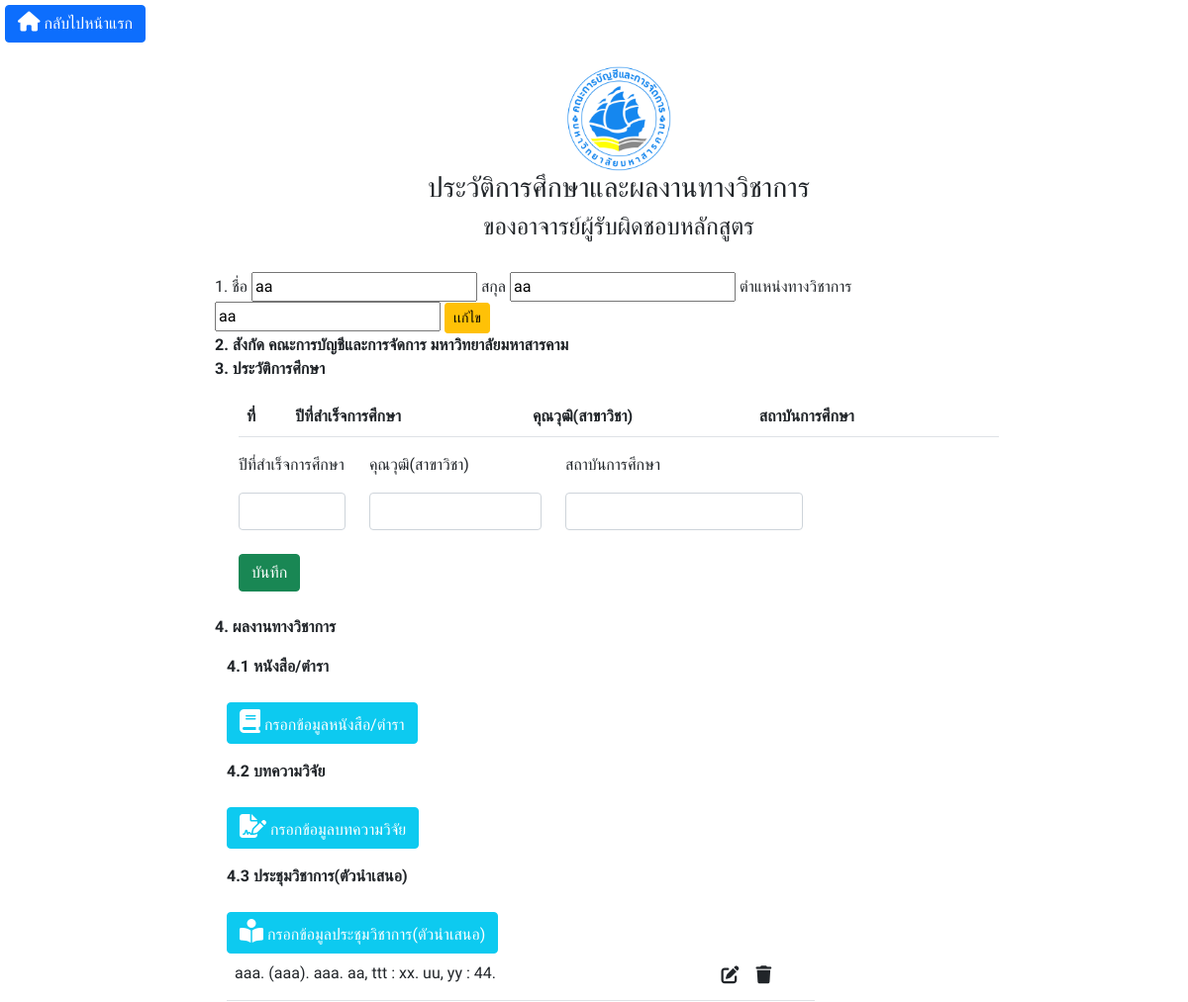
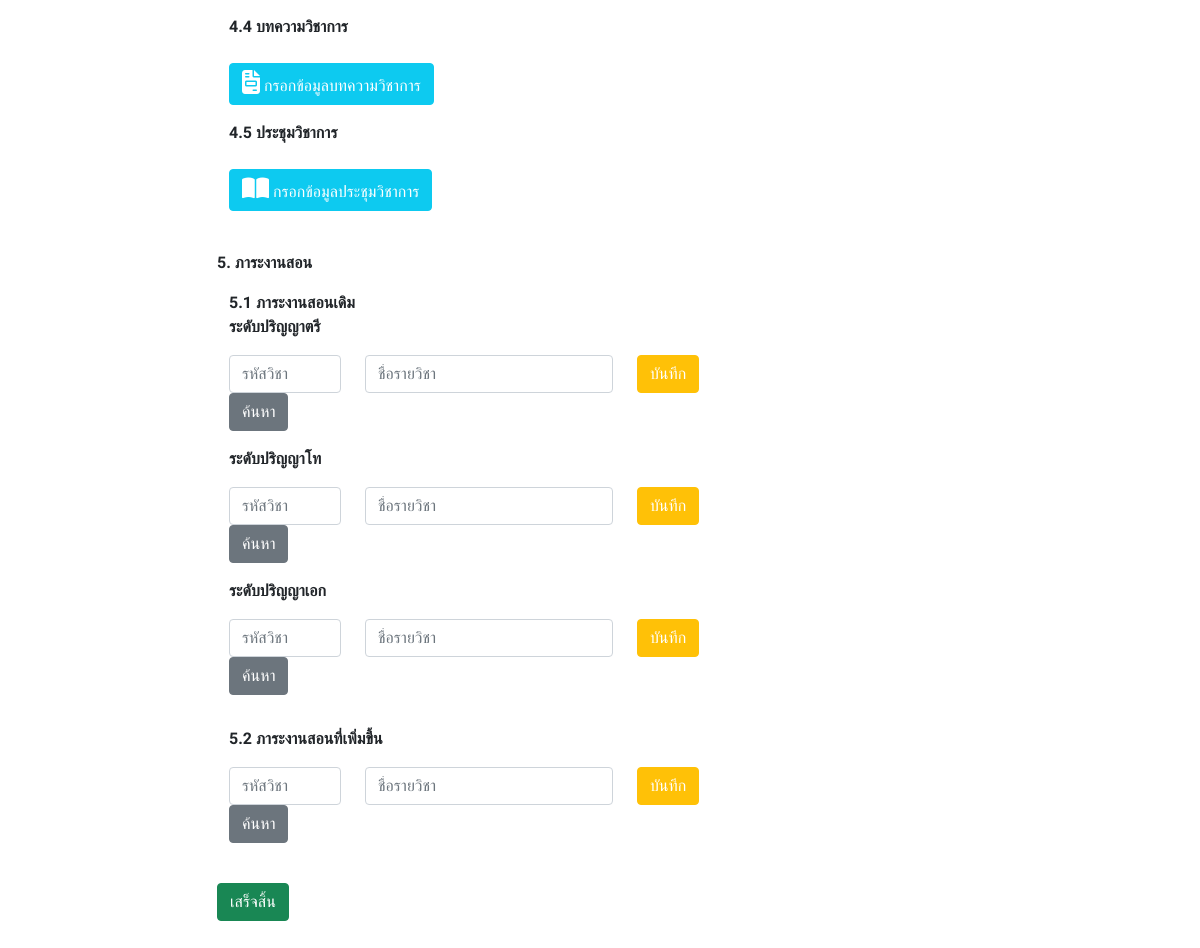
Screenshot of /form.php?lec_id=15 with the database file from the repository (2 pictures, top to bottom).
### tables this page shows
CREATE TABLE `lecturer` (
  `lec_id` int(8) NOT NULL,
  `fname` varchar(100) NOT NULL,
  `lname` varchar(100) NOT NULL,
  `position` varchar(100) NOT NULL
);

CREATE TABLE `presenter` (
  `p_id` int(11) NOT NULL,
  `Pautor` varchar(100) NOT NULL,
  `Pyear` varchar(100) NOT NULL,
  `Ptite` varchar(100) NOT NULL,
  `Pditor` varchar(100) NOT NULL,
  `Ptopic` varchar(100) NOT NULL,
  `Pdate` varchar(100) NOT NULL,
  `Plocation` varchar(100) NOT NULL,
  `Ppublisher` varchar(100) NOT NULL,
  `Ppage` varchar(100) NOT NULL,
  `lec_id` int(11) NOT NULL
);

### SelectAll.php (called while the page is built, shortened)
<?php
if(isset($_GET["lec_id"])){
                include_once("api/config/connect_db_1.php");
                $lec_id = $_GET["lec_id"];
                $sql = "SELECT * FROM lecturer WHERE lec_id=$lec_id";
                $sql_pre = "SELECT * FROM presenter JOIN lecturer lec USING (lec_id)
                             WHERE presenter.lec_id = $lec_id";
                $result = mysqli_query($conn, $sql);
                $result_pre = mysqli_query($conn, $sql_pre);
                $data = mysqli_fetch_assoc($result);
?>
<?php
}else{
    echo "<div></div>";
}
?>

### form.php (the view, shortened to what this page needs)
<?php
include_once "./SelectAll.php";
?>
<!DOCTYPE html>
<html lang="en">
<head>
    <link href="https://cdn.jsdelivr.net/npm/bootstrap@5.1.3/dist/css/bootstrap.min.css" rel="stylesheet">
    <link rel="stylesheet" href="https://use.fontawesome.com/releases/v5.7.0/css/all.css"
>
    <link rel="stylesheet" href="https://cdnjs.cloudflare.com/ajax/libs/font-awesome/4.7.0/css/font-awesome.min.css">
</head>
<body>
    <div id="app">
        <a href="data.php" class="btn btn-primary" style="color:white"><i class='fas fa-home'
                style='font-size:20px'></i>
            กลับไปหน้าแรก</a>
        <div class="a">
            <div class="container mt-4">
                <div class="text-center mb-2">
                    <img src="./images/mbs.png" class="d-print-none" alt="Norther Lights" style="width:13%"><br
                        class="d-print-none">
                    <h3>ประวัติการศึกษาและผลงานทางวิชาการ </h3>
                    <h4>ของอาจารย์ผู้รับผิดชอบหลักสูตร</h4>
                </div> <br>
                <form action="edit_lecturer.php" method="POST">
                    <label for="fname">1. ชื่อ</label>
                    <input type="text" name="name" value="<?php echo $data["fname"]; ?>">
                    <label for="lname">สกุล</label>
                    <input type="text" name="last" value="<?= $data["lname"] ?>">
                    <label for="position">ตำแหน่งทางวิชาการ</label>
                    <input type="text" name="position" value="<?= $data["position"];?>">
                    <div class="btn-group btn-group-sm">
                        <button class="btn btn-warning" name="submit_edit_lecturer" value="submit_edit_lecturer"
                            type="submit">
                            เเก้ไข
                        </button>
                    </div>
                </form>
                <b> 2. สังกัด คณะการบัญชีและการจัดการ มหาวิทยาลัยมหาสารคาม</b><br>
                <b>3. ประวัติการศึกษา</b>
                <div class="container mt-3">
                    <div class="container mt-3">
                        <table class="table">
                            <thead>
                                <tr>
                                    <th>ที่</th>
                                    <th>ปีที่สำเร็จการศึกษา</th>
                                    <th>คุณวุฒิ(สาขาวิชา)</th>
                                    <th>สถาบันการศึกษา</th>
                                    <th></th>
                                </tr>
                            </thead>
                        </table>
                        <div class="row">
                            <form method="post" action="./insert_education.php">
                                <div class="row">
                                    <div class="col-md-2">
                                        <p>ปีที่สำเร็จการศึกษา</p>
                                        <input type="text" class="form-control" placeholder="" name="Tb_year">
                                    </div>
                                    <div class="col-md-3">
                                        <p>คุณวุฒิ(สาขาวิชา)</p>
                                        <input type="text" class="form-control" placeholder="" name="Tb_educat">
                                    </div>
                                    <div class="col-md-4">
                                        <p>สถาบันการศึกษา</p>
                                        <input type="text" class="form-control" placeholder="" name="Tb_titute">
                                            name="lec_id"><br>
                                    </div><br>
                                    <div class="">
                                        <button type="submit" class="btn btn-success"
                                            name="submitHistory">บันทึก</button>
                                    </div>
                                </div>
                            </form>
                        </div>
                    </div>
                </div>
                 <br>
                <b> 4. ผลงานทางวิชาการ </b>
                <div class="container mt-3">
                    <b>4.1 หนังสือ/ตำรา</b><br><br>
                    <button type="button" class="btn btn-info text-white" data-bs-toggle="modal"
                        data-bs-target="#myModal1">
                        <i class="fa fa-book" style="font-size:24px"></i> กรอกข้อมูลหนังสือ/ตำรา
                    </button>
                    <br>
                </div>
                <div class="container mt-3">
                    <b>4.2 บทความวิจัย </b><br><br>
                    <button type="button" class="btn btn-info text-white" data-bs-toggle="modal"
                        data-bs-target="#myModal2">
                        <i class='fas fa-file-signature' style='font-size:24px'></i> กรอกข้อมูลบทความวิจัย
                    </button>
                    <br>
                </div>
                <div class="container mt-3">
                    <b>4.3 ประชุมวิชาการ(ตัวนำเสนอ) </b><br><br>
                    <button type="button" class="btn btn-info text-white" data-bs-toggle="modal"
                        data-bs-target="#myModal3">
                        <i class='fas fa-book-reader' style='font-size:24px'></i> กรอกข้อมูลประชุมวิชาการ(ตัวนำเสนอ)
                    </button><br>
                    <table class="table" style="width: 75%;">
                        <?php
                while ($row = mysqli_fetch_assoc($result_pre)) {
                 ?>
                        <tr>
                            <td><?php  echo "" .$row["Pautor"] .  ". ",
                     "(" .$row["Pyear"] .  "). ",
                     "" .$row["Ptite"] .  ". ",
                     "" .$row["Pditor"] .  ", ",
                     "" .$row["Ptopic"] .  " : ",
                     "" .$row["Pdate"] .  ". ",
                     "" .$row["Plocation"] .  ", ",
                     "" .$row["Ppublisher"] .  " : ",
                     "" .$row["Ppage"] .  ".  <br>"; ?></td>
                            <td class="text-center">
                                <div class="btn-group btn-group-sm">
                                    <button class="btn" data-bs-toggle="modal"
                                        data-bs-target="#exampleModal3<?php echo $row["p_id"]; ?>">
                                        <i class="fas fa-edit" style="font-size:18px;"> </i>
                                    </button>
                                    <a class="btn"
                                        href="form.php?deletePreConfirm=req&p_id=<?php echo $row["p_id"]; ?>&lec_id=<?=$lec_id?>">
                                        <i class="fas fa-trash" style="font-size:18px;"> </i>
                                    </a>
                                </div>
                            </td>
                        </tr>
                        <?php
                }
                 ?>
                    </table>
                </div>
                <div class="container mt-3">
                    <b>4.4 บทความวิชาการ </b><br><br>
                    <button type="button" class="btn btn-info text-white" data-bs-toggle="modal"
                        data-bs-target="#myModal4">
                        <i class='fas fa-file-invoice' style='font-size:24px'></i> กรอกข้อมูลบทความวิชาการ
                    </button><br>
                </div>
                <div class="container mt-3">
                    <b>4.5 ประชุมวิชาการ </b><br><br>
                    <button type="button" class="btn btn-info text-white" data-bs-toggle="modal"
                        data-bs-target="#myModal5">
                        <i class='fas fa-book-open' style='font-size:24px'></i> กรอกข้อมูลประชุมวิชาการ
                    </button><br>
                </div>
                <br>
                <b>5. ภาระงานสอน</b>
                <div class="container mt-3">
                    <b>5.1 ภาระงานสอนเดิม</b><br>
                    <b>ระดับปริญญาตรี</b>
                    <form method="post" action="./insert_bachelor.php">
                        <div class="row mt-3">
                            <div class="col-md-2">
                                <input type="text" class="form-control" v-model.trim="search_course_1"
                                    placeholder="รหัสวิชา" name="bach_code">
                                <button type="button" @click="searchCourseFunc_1" name=""
                                    class="btn btn-secondary text-white" id="..">
                                    ค้นหา
                                </button>
                            </div>
                            <div class="col-md-4">
                                <input type="text" class="form-control" v-model.trim="course_input_1"
                                    placeholder="ชื่อรายวิชา" name="bach_name">
                            </div>
                            <div class="col-md-2">
                                <button type="submit" name="submitBachelor" class="btn btn-warning text-white"
                                    id="btn1">
                                    บันทึก
                                </button>
                            </div>
                        </div>
                    </form>
                    <b>ระดับปริญญาโท</b>
                    <form method="post" action="./insert_master1.php">
                        <div class="row mt-3">
                            <div class="col-md-2">
                                <input type="text" class="form-control" v-model.trim="search_course_2"
                                    placeholder="รหัสวิชา" name="mast_code">
                                <button type="button" @click="searchCourseFunc_2" class="btn btn-secondary text-white"
                                    id="btn1">
                                    ค้นหา
                                </button>
                            </div>
                            <div class="col-md-4">
                                <input type="text" class="form-control" v-model.trim="course_input_2"
                                    placeholder="ชื่อรายวิชา" name="mast_name">
                            </div>
                            <div class="col-md-2">
                                <button type="submit" name="submitMaster1" class="btn btn-warning text-white" id="btn1">
                                    บันทึก
                                </button>
                            </div>
                        </div>
                    </form>
                    <b>ระดับปริญญาเอก</b>
                    <form method="post" action="./insert_doctorate.php">
                        <div class="row mt-3">
                            <div class="col-md-2 mb-3">
                                <input type="text" class="form-control" v-model.trim="search_course_3"
                                    placeholder="รหัสวิชา" name="doc_code">
                                <button type="button" @click="searchCourseFunc_3" name="...."
                                    class="btn btn-secondary text-white" id="btn1">
                                    ค้นหา
                                </button>
                            </div>
                            <div class="col-md-4">
                                <input type="text" class="form-control" v-model.trim="course_input_3"
                                    placeholder="ชื่อรายวิชา" name="doc_name">
                            </div>
                            <div class="col-md-2">
                                <button type="submit" name="submitDoctorate" class="btn btn-warning text-white"
                                    id="btn1">
                                    บันทึก
                                </button>
                            </div>
                        </div>
                    </form>
                    <b>5.2 ภาระงานสอนที่เพิ่มขึ้น</b>
                    <form method="post" action="./insert_teachmore.php">
                        <div class="row mt-3">
                            <div class="col-md-2">
                                <input type="text" class="form-control" v-model.trim="search_course_4"
                                    placeholder="รหัสวิชา" name="teach_code">
                                <button type="button" @click="searchCourseFunc_4" name="...."
                                    class="btn btn-secondary text-white" id="btn1">
                                    ค้นหา
                                </button>
                            </div>
                            <div class="col-md-4">
                                <input type="text" class="form-control" v-model.trim="course_input_4"
                                    placeholder="ชื่อรายวิชา" name="teach_name">
                            </div>
                            <div class="col-md-2">
                                <button type="submit" name="submitTeachmore" class="btn btn-warning text-white"
                                    id="btn1">
                                    บันทึก
                                </button>
                            </div>
                        </div>
                    </form>
                    <br>
                </div>
                <a href="data.php" id="button1id" name="button1id" class="btn btn-success">เสร็จสิ้น</a>
            </div>
        </div>
    </div>
</body>
</html>

### form.php (style rules this page uses)
body { font-family: 'Sarabun', sans-serif; margin: 5px; background: white; font-family: Arial padding-top: 50px; }
.a { padding-right: 150px; padding-bottom: 50px; padding-left: 200px; }

### rows the page displays
lecturer: name "aa", last "aa", position "aa"
presenter: Pautor "aaa", Pyear "aaa", Ptite "aaa", Pditor "aa", Ptopic "ttt", Pdate "xx", Plocation "uu", Ppublisher "yy", Ppage "44"
